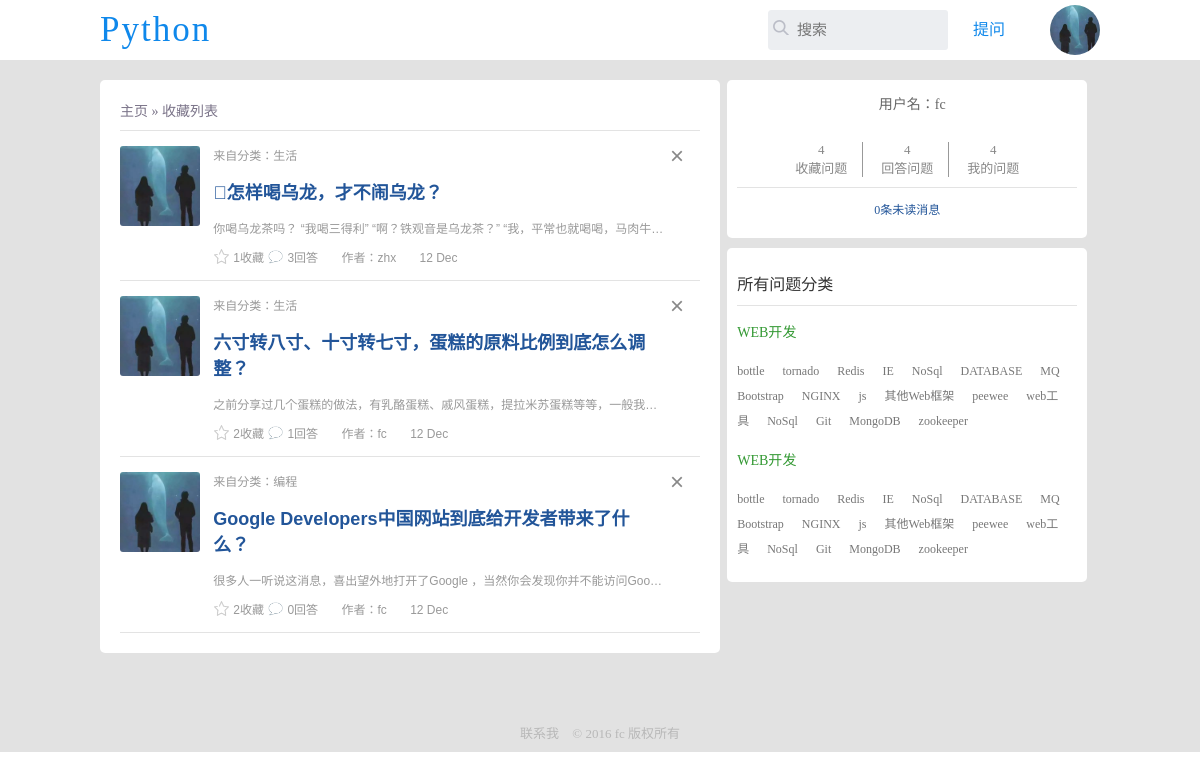
Screenshot of /com/keep_page/ (signed in) with the database file from the repository.
### com/models.py (models this page shows, shortened)
class Keep(models.Model):       # -----------------------收藏问题---------------------------
    user = models.ForeignKey('NewUser', null=True)
    question = models.ForeignKey(Question, null=True)
    created_on = models.DateTimeField(auto_now_add=True, editable=True)

class Question(models.Model):
    column = models.ForeignKey(Column, blank=True, null=True, verbose_name='belong to')
    title = models.CharField(max_length=256)
    content = models.TextField('content')     # 命名待改进
    questioner = models.ForeignKey('Questioner')
    user = models.ManyToManyField('NewUser', blank=True)   # 普通用户、路人
    pub_date = models.DateTimeField(auto_now_add=True, editable=True)
    answer_num = models.IntegerField(default=0)  # 回答数
    keep_num = models.IntegerField(default=0)  # 收藏数
    objects = QuestionManager()
    class Meta:
        verbose_name = 'question'
        verbose_name_plural = 'question'

class Column(models.Model):
    name = models.CharField('column_name', max_length=256)
    intro = models.TextField('introduction', default='')
    def __str__(self):
        return self.name
    class Meta:
        verbose_name = 'column'
        verbose_name_plural = 'column'
        ordering = ['name']

class Questioner(models.Model):
    name = models.CharField(max_length=256)
    profile = models.CharField('profile', default='', max_length=256)
    password = models.CharField('password', max_length=256)
    register_date = models.DateTimeField(auto_now_add=True, editable=True)
    def __str__(self):
        return self.name

class NewUser(AbstractUser):
    profile = models.CharField('profile', default='', max_length=256)

class UserProfile(models.Model):
    user = models.OneToOneField(NewUser, unique=True, verbose_name='用户额外信息')
    username = models.CharField(max_length=20)
    password = models.CharField(max_length=20)
    head_img = models.ImageField(upload_to='profile_images', blank=True, null=True)
    address = models.CharField('address', max_length=100, blank=True, null=True)
    job = models.CharField('job', max_length=100, blank=True, null=True)
    em = models.CharField('em', max_length=50, blank=True, null=True)
    QQ = models.CharField('QQ', max_length=50, blank=True, null=True)
    intro = models.TextField('intro', max_length=256, blank=True, null=True)
    keep_num = models.IntegerField(default=0)  # 收藏问题数
    answered_num = models.IntegerField(default=0)  # 回答数
    quized_num = models.IntegerField(default=0)  # 提问数

### com/views.py (the view)
# urls.py: url(r'keep_page/$', views.keep_page, name='keep_page'),  # 进入收藏列表页
@login_required  # -------------进入用户个人收藏页collection.html-----------------
def keep_page(request):
    user = request.user
    person_keep_list = user.keep_set.all()
    return render(request, 'collection.html', {'person_keep_list': person_keep_list})

### com/templates/collection.html (shortened to what this page needs)
<!DOCTYPE html>
<html>
	<head>
        {% load staticfiles %}
		<link rel="stylesheet" href="{% static "css/normalize.css" %}"/>
		<link rel="stylesheet" href="{% static "css/main.css" %}"/>
	</head>
	<body>
		<div class="index-wrapper">
			<div class="header">
				<div class="common">
                    <a href="/">
					    <h1 class="left">Python</h1>
                    </a>
					<div class="right">
						<div class="search-content">
                        <form class="search" action="/com/search/" method="post">
							<span></span>
							<input id="search-text" type="text" placeholder="搜索" />
						</form>
						</div>
                        {% if request.user.is_authenticated %}
						<div class="blue"><a  href="/com/quiz">提问</a></div>
                        <div class="people">
							<a href="/com/user/">
							    <img src="{% static "img/photo_01.jpg" %}" />
                            </a>
						</div>
                        {% else %}
						<div class="login-btn">
							<a href="/com/templates/login.html">登录</a> |
							<a href="/com/templates/register.html">注册</a>
						</div>
                        {% endif %}
					</div>
				</div>
			</div>
			<div class="main">
				<div class="collection-left">
					<div class="question-type"><a href="/">主页</a>  »  收藏列表</div>
                    {% for keep in person_keep_list %}
					<div class="problem">
						<div class="photo">
							<a href=""><img src="{% static "img/photo_01.jpg" %}"  /></a>
						</div>
						<div class="problem-content">
							<span>来自分类：<a href="">{{ keep.question.column }}</a></span>
							<h2><a href="/com/{{ keep.question.id }}">{{ keep.question.title }}</a></h2>
							<p><a href="/com/{{ keep.question.id }}">{{ keep.question.content|truncatechars_html:80 | safe }}</a></p>
							<div class="problem-bottom">
								<span>{{ keep.question.keep_num }}收藏</span>
								<span><a href="/com/{{ keep.question.id }}">{{ keep.question.answer_num }}回答</a></span>
								<span>作者：{{ keep.question.questioner }}</span>
								<span>{{ keep.question.pub_date | date:"j M" }}</span>
							</div>
						</div>
                        <a href="/com/{{ keep.question.id }}/keep_del/"><button class="delete-btn">×</button></a>
					</div>
                    {% endfor %}
				</div>
				<div class="collection-right">
                    <div class="user-right">
                        <div class="username">用户名：{{ user.userprofile.username }}</div>
                        <ul class="xiaoxi">
                            <li>
                                <a href="/com/keep_page/">
                                    <span class="num">{{ user.userprofile.keep_num }}</span>
                                    <span>收藏问题</span>
                                </a>
                            </li>
                            <li>
                                <a href="/com/answered_page/">
                                    <span class="num">{{ user.userprofile.answered_num }}</span>
                                    <span>回答问题</span>
                                </a>
                            </li>
                            <li>
                                <a href="/com/my_quized/">
                                    <span class="num">{{ user.userprofile.quized_num }}</span>
                                    <span>我的问题</span>
                                </a>
                            </li>
                        </ul>
                        <div class="weidu"><a href="">0条未读消息</a></div>
                    </div>
				<div class="problem-type">
					<h2>所有问题分类</h2>
					<div class="type">
						<h3><a href="">WEB开发</a></h3>
						<div class="detail-type">
							<a href="">bottle</a>
							<a href="">tornado </a>
							<a href="">Redis</a>
							<a href="">IE</a>
							<a href="">NoSql</a>
							<a href="">DATABASE</a>
							<a href="">MQ</a>
							<a href="">Bootstrap</a>
							<a href="">NGINX</a>
							<a href="">js</a>
							<a href="">其他Web框架 </a>
							<a href="">peewee</a>
							<a href="">web工具</a>
							<a href="">NoSql</a>
							<a href="">Git</a>
							<a href=""> MongoDB</a>
							<a href="">zookeeper</a>
						</div>
					</div>
					<div class="type">
						<h3><a href="">WEB开发</a></h3>
						<div class="detail-type">
							<a href="">bottle</a>
							<a href="">tornado </a>
							<a href="">Redis</a>
							<a href="">IE</a>
							<a href="">NoSql</a>
							<a href="">DATABASE</a>
							<a href="">MQ</a>
							<a href="">Bootstrap</a>
							<a href="">NGINX</a>
							<a href="">js</a>
							<a href="">其他Web框架 </a>
							<a href="">peewee</a>
							<a href="">web工具</a>
							<a href="">NoSql</a>
							<a href="">Git</a>
							<a href=""> MongoDB</a>
							<a href="">zookeeper</a>
						</div>
					</div>
				</div>
				</div>
			</div>
			<div class="footer">
				<a href="">联系我 </a>  © 2016 fc 版权所有
			</div>
		</div>
	</body>
</html>

### com/static/css/main.css (style rules this page uses)
html,body { height:100%; }
input { outline:none; border:none; font-family: "微软雅黑"; }
a { text-decoration: none; }
h1 { color:#0F88EB; font-size:50px; letter-spacing: 2px; font-family:"微软雅黑"; font-weight:normal ; }
li { list-style:none ; }
.left { float:left; }
.right { float:right; }
.footer { width:300px; margin:0 auto; text-align: center; font-family: "微软雅黑"; font-size:13px; color:#b8b8b8; }
.footer a { color:#b8b8b8; margin-right:10px; }
.common { width:1000px; margin:0 auto; background:#fff; }
.header { width:100%; height:60px; line-height:60px; background:#fff; }
.header h1 { margin:0; font-size:35px; }
.index-wrapper { background:#E2E2E2; height:auto; padding-bottom:10px; }
.search-content { width:180px; overflow:hidden; border-radius: 3px; margin-top:10px; }
.search { width:320px; height:40px; background: #ECEEF1; border-radius: 3px; float:left; line-height:30px; font-size:0; overflow: hidden; }
.search span { display: inline-block; width:16px; height:15px; background:url(../img/search.png) no-repeat; background-size: cover; margin-left:5px; }
.header .right > div { float:left; margin-left:25px; }
.search input:nth-of-type(1) { width:239px; height:40px; vertical-align: top; font-size:15px; box-sizing: border-box; line-height:40px; padding-left:8px; background:transparent; }
.header a { color:#868687; font-family: "微软雅黑"; }
.header .blue { margin:0 20px; }
.header .blue a { color:#0F88EB; }
.main { width:1000px; margin:20px auto; height:auto; padding-bottom:50px; border-radius: 5px; font-size:0; }
.problem { height:auto; border-bottom:1px solid #e3e3e3; padding:15px 0; color:#999; font-size:12px; position:relative; }
.problem a { color:#999; }
.problem h2 a { color:#225599; }
.photo { display:inline-block; width:80px; height:80px; border-radius:3px; overflow:hidden; }
.photo img { max-width:100%; vertical-align:top ; }
.problem-content { display:inline-block; vertical-align:top ; margin-left:10px; width:450px; }
.problem-content p { width:450px; text-overflow: ellipsis; overflow:hidden; white-space: nowrap; }
.problem-bottom span { display:inline-block; padding-left:20px; }
.problem-bottom span:nth-of-type(1) { background:url(../img/favor.png) no-repeat left center; background-size: contain; cursor:pointer ; }
.problem-bottom span:nth-of-type(2) { background:url(../img/comment.png) no-repeat left center; background-size: contain; }
.problem-type,.user-right { width:36%; background:#fff; display:inline-block; margin-left:2%; font-size:12px; border-radius:5px; vertical-align: top; padding:0 10px 20px 10px; box-sizing: border-box; font-family: "微软雅黑"; }
.problem-type h2,.state-list h2 { color:#333; border-bottom:1px solid #e3e3e3; padding-bottom:10px; font-size:16px; font-weight:normal ; }
.problem-type h3 a { color:#339933; font-weight:normal ; }
.type a { color:#777; margin-right:15px; line-height:25px; }
.main-left,.user-left,.collection-left { width:62%; display: inline-block; }
.question-type { color:#333; font-size:14px; }
.people { width:50px; height:50px; border-radius:50%; overflow: hidden; margin-top:5px; cursor:pointer; }
.people img { max-width:100% ; }
.header .right { position:relative; }
.username { font-size:20px; margin-bottom:20px; }
.contact a,.weidu a { color:#225599; }
.user-right { text-align: center; }
.user-right .username { font-size:14px; display:inline-block; margin:0; height:50px; line-height:50px; vertical-align:top ; padding-left:10px; color:#666; }
.xiaoxi { padding-left:0; border-bottom:1px solid #E3E3E3; padding-bottom:10px; }
.xiaoxi li { display:inline-block; border-right:1px solid #999; padding:0 15px; }
.xiaoxi li:last-child { border-right:none; }
.xiaoxi .num { display:block; text-align: center; }
.xiaoxi li a { color:#888; font-size:13px; }
.delete-btn { position:absolute; right:10px;top:10px; font-size:24px; color:#888; outline:none; cursor:pointer; background:transparent; border:0; }
.collection-left { background:#fff; vertical-align: top; border-radius:5px ; padding:20px; box-sizing: border-box; }
.collection-left .question-type,.quiz-top { color: #7A7388; font-size: 14px; border-bottom:1px solid #E3E3E3 ; padding-bottom:10px; font-family: "微软雅黑"; }
.collection-left .question-type a,.quiz-top a { color: #7A7388; }
.collection-right { display:inline-block; width:36%; }
.collection-right .user-right { width:100%; }
.collection-right .problem-type { display:block; width:100%; padding-top:10px; margin-top:10px; }

### rows the page displays
Keep: question.column "生活", question "\b怎样喝乌龙，才不闹乌龙？", question.content "你喝乌龙茶吗？ “我喝三得利” “啊？铁观音是乌龙茶？” “我，平常也就喝喝，马肉…", question.keep_num "1", question.answer_num "3", question.questioner "zhx", question.pub_date "12 Dec"
Keep: question.column "生活", question "六寸转八寸、十寸转七寸，蛋糕的原料比例到底怎么调整？", question.content "之前分享过几个蛋糕的做法，有乳酪蛋糕、戚风蛋糕，提拉米苏蛋糕等等，一般我…", question.keep_num "2", question.answer_num "1", question.questioner "fc", question.pub_date "12 Dec"
Keep: question.column "编程", question "Google Developers中国网站到底给开发者带来了什么？", question.content "很多人一听说这消息，喜出望外地打开了Google ，当然你会发现你并不能访问Goo…", question.keep_num "2", question.answer_num "0", question.questioner "fc", question.pub_date "12 Dec"
NewUser: userprofile.username "fc", userprofile.keep_num "4", userprofile.answered_num "4", userprofile.quized_num "4"
